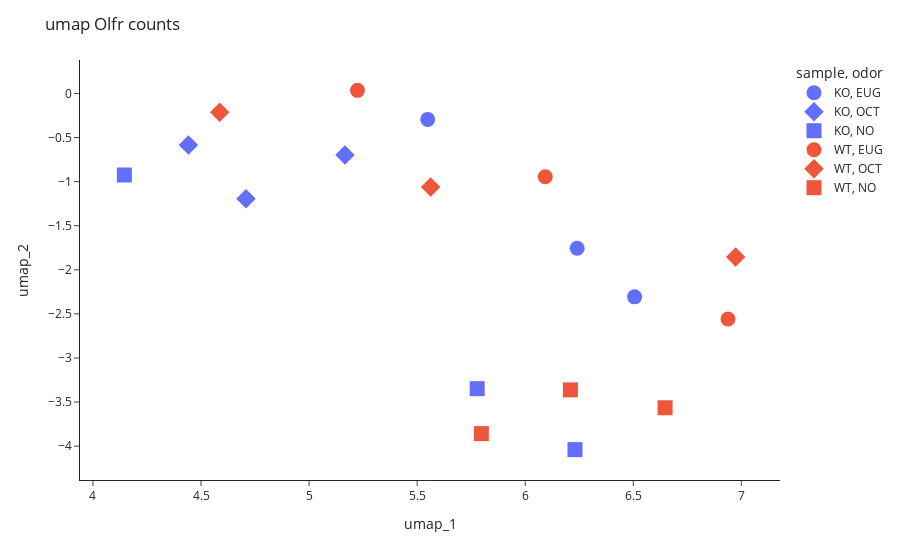
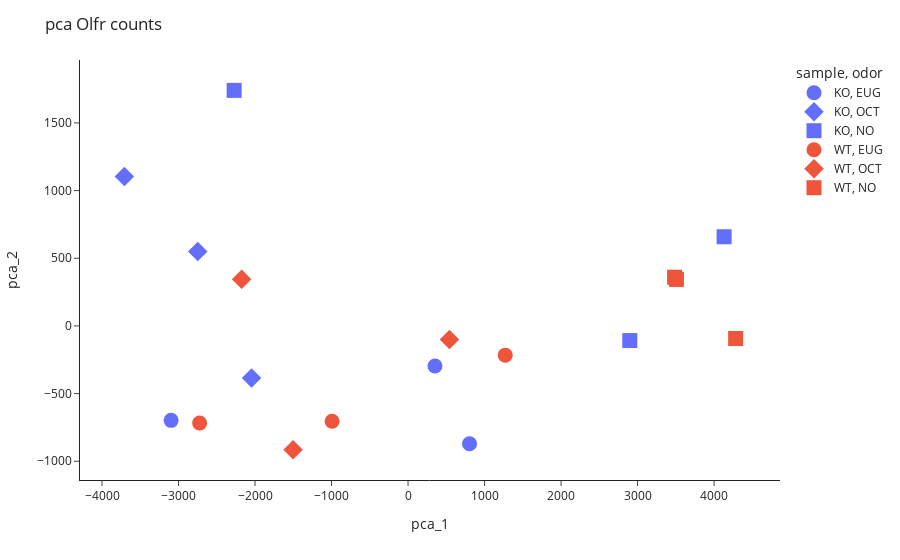

Here is the notebook cell these charts were saved with, in order:
### Code cell
fig = plot_tl.reduced_dimension_plot(count_df = Olfr_counts, 
                               reduction_method = 'umap')
fig.update_layout( title='umap Olfr counts')
fig.show()
fig.write_html('../output/Blobel-14375/Olfr_umap.html')
fig = plot_tl.reduced_dimension_plot(count_df = Olfr_counts, 
                               reduction_method = 'pca')
fig.update_layout( title='pca Olfr counts')
fig.show()
fig.write_html('../output/Blobel-14375/Olfr_pca.html')

### Figure 1 — Plotly figure (JSON) as saved in the notebook; plotly's stock layout.template omitted (floating-point values rounded to 4 significant figures)
{"data": [{"hovertemplate": "<b>%{hovertext}</b><br><br>sample=KO<br>odor=EUG<br>umap_1=%{x}<br>umap_2=%{y}<extra></extra>", "hovertext": ["KO_EUG_1", "KO_EUG_2", "KO_EUG_3"], "legendgroup": "KO, EUG", "marker": {"color": "#636efa", "size": 15, "symbol": "circle"}, "mode": "markers", "name": "KO, EUG", "orientation": "v", "showlegend": true, "type": "scatter", "x": [5.549, 6.241, 6.506], "xaxis": "x", "y": [-0.2942, -1.756, -2.307], "yaxis": "y"}, {"hovertemplate": "<b>%{hovertext}</b><br><br>sample=KO<br>odor=OCT<br>umap_1=%{x}<br>umap_2=%{y}<extra></extra>", "hovertext": ["KO_OCT_1", "KO_OCT_2", "KO_OCT_3"], "legendgroup": "KO, OCT", "marker": {"color": "#636efa", "size": 15, "symbol": "diamond"}, "mode": "markers", "name": "KO, OCT", "orientation": "v", "showlegend": true, "type": "scatter", "x": [5.166, 4.708, 4.442], "xaxis": "x", "y": [-0.6974, -1.194, -0.5845], "yaxis": "y"}, {"hovertemplate": "<b>%{hovertext}</b><br><br>sample=KO<br>odor=NO<br>umap_1=%{x}<br>umap_2=%{y}<extra></extra>", "hovertext": ["KO_NO_1", "KO_NO_2", "KO_NO_3"], "legendgroup": "KO, NO", "marker": {"color": "#636efa", "size": 15, "symbol": "square"}, "mode": "markers", "name": "KO, NO", "orientation": "v", "showlegend": true, "type": "scatter", "x": [4.145, 6.23, 5.778], "xaxis": "x", "y": [-0.925, -4.039, -3.349], "yaxis": "y"}, {"hovertemplate": "<b>%{hovertext}</b><br><br>sample=WT<br>odor=EUG<br>umap_1=%{x}<br>umap_2=%{y}<extra></extra>", "hovertext": ["WT_EUG_1", "WT_EUG_2", "WT_EUG_3"], "legendgroup": "WT, EUG", "marker": {"color": "#EF553B", "size": 15, "symbol": "circle"}, "mode": "markers", "name": "WT, EUG", "orientation": "v", "showlegend": true, "type": "scatter", "x": [6.093, 5.224, 6.938], "xaxis": "x", "y": [-0.9451, 0.03482, -2.559], "yaxis": "y"}, {"hovertemplate": "<b>%{hovertext}</b><br><br>sample=WT<br>odor=OCT<br>umap_1=%{x}<br>umap_2=%{y}<extra></extra>", "hovertext": ["WT_OCT_1", "WT_OCT_2", "WT_OCT_3"], "legendgroup": "WT, OCT", "marker": {"color": "#EF553B", "size": 15, "symbol": "diamond"}, "mode": "markers", "name": "WT, OCT", "orientation": "v", "showlegend": true, "type": "scatter", "x": [4.586, 6.974, 5.562], "xaxis": "x", "y": [-0.2123, -1.853, -1.062], "yaxis": "y"}, {"hovertemplate": "<b>%{hovertext}</b><br><br>sample=WT<br>odor=NO<br>umap_1=%{x}<br>umap_2=%{y}<extra></extra>", "hovertext": ["WT_NO_1", "WT_NO_2", "WT_NO_3"], "legendgroup": "WT, NO", "marker": {"color": "#EF553B", "size": 15, "symbol": "square"}, "mode": "markers", "name": "WT, NO", "orientation": "v", "showlegend": true, "type": "scatter", "x": [6.647, 5.797, 6.209], "xaxis": "x", "y": [-3.565, -3.858, -3.362], "yaxis": "y"}], "layout": {"autosize": true, "legend": {"title": {"text": "sample, odor"}, "tracegroupgap": 0}, "margin": {"t": 60}, "title": {"text": "umap Olfr counts"}, "xaxis": {"anchor": "y", "domain": [0, 1], "title": {"text": "umap_1"}}, "yaxis": {"anchor": "x", "domain": [0, 1], "title": {"text": "umap_2"}}}}

### Figure 2 — Plotly figure (JSON) as saved in the notebook; plotly's stock layout.template omitted (floating-point values rounded to 4 significant figures)
{"data": [{"hovertemplate": "<b>%{hovertext}</b><br><br>sample=KO<br>odor=EUG<br>pca_1=%{x}<br>pca_2=%{y}<extra></extra>", "hovertext": ["KO_EUG_1", "KO_EUG_2", "KO_EUG_3"], "legendgroup": "KO, EUG", "marker": {"color": "#636efa", "size": 15, "symbol": "circle"}, "mode": "markers", "name": "KO, EUG", "orientation": "v", "showlegend": true, "type": "scatter", "x": [-3097.0, 351.6, 803.4], "xaxis": "x", "y": [-697.5, -295.8, -870.9], "yaxis": "y"}, {"hovertemplate": "<b>%{hovertext}</b><br><br>sample=KO<br>odor=OCT<br>pca_1=%{x}<br>pca_2=%{y}<extra></extra>", "hovertext": ["KO_OCT_1", "KO_OCT_2", "KO_OCT_3"], "legendgroup": "KO, OCT", "marker": {"color": "#636efa", "size": 15, "symbol": "diamond"}, "mode": "markers", "name": "KO, OCT", "orientation": "v", "showlegend": true, "type": "scatter", "x": [-2045.0, -2749.0, -3708.0], "xaxis": "x", "y": [-384.2, 550.2, 1103.0], "yaxis": "y"}, {"hovertemplate": "<b>%{hovertext}</b><br><br>sample=KO<br>odor=NO<br>pca_1=%{x}<br>pca_2=%{y}<extra></extra>", "hovertext": ["KO_NO_1", "KO_NO_2", "KO_NO_3"], "legendgroup": "KO, NO", "marker": {"color": "#636efa", "size": 15, "symbol": "square"}, "mode": "markers", "name": "KO, NO", "orientation": "v", "showlegend": true, "type": "scatter", "x": [-2273.0, 4131.0, 2898.0], "xaxis": "x", "y": [1740.0, 658.8, -108.1], "yaxis": "y"}, {"hovertemplate": "<b>%{hovertext}</b><br><br>sample=WT<br>odor=EUG<br>pca_1=%{x}<br>pca_2=%{y}<extra></extra>", "hovertext": ["WT_EUG_1", "WT_EUG_2", "WT_EUG_3"], "legendgroup": "WT, EUG", "marker": {"color": "#EF553B", "size": 15, "symbol": "circle"}, "mode": "markers", "name": "WT, EUG", "orientation": "v", "showlegend": true, "type": "scatter", "x": [-993.0, -2724.0, 1270.0], "xaxis": "x", "y": [-704.7, -716.8, -215.8], "yaxis": "y"}, {"hovertemplate": "<b>%{hovertext}</b><br><br>sample=WT<br>odor=OCT<br>pca_1=%{x}<br>pca_2=%{y}<extra></extra>", "hovertext": ["WT_OCT_1", "WT_OCT_2", "WT_OCT_3"], "legendgroup": "WT, OCT", "marker": {"color": "#EF553B", "size": 15, "symbol": "diamond"}, "mode": "markers", "name": "WT, OCT", "orientation": "v", "showlegend": true, "type": "scatter", "x": [-2175.0, 541.0, -1503.0], "xaxis": "x", "y": [344.9, -100.5, -914.0], "yaxis": "y"}, {"hovertemplate": "<b>%{hovertext}</b><br><br>sample=WT<br>odor=NO<br>pca_1=%{x}<br>pca_2=%{y}<extra></extra>", "hovertext": ["WT_NO_1", "WT_NO_2", "WT_NO_3"], "legendgroup": "WT, NO", "marker": {"color": "#EF553B", "size": 15, "symbol": "square"}, "mode": "markers", "name": "WT, NO", "orientation": "v", "showlegend": true, "type": "scatter", "x": [4281.0, 3508.0, 3483.0], "xaxis": "x", "y": [-92.8, 343.6, 359.7], "yaxis": "y"}], "layout": {"autosize": true, "legend": {"title": {"text": "sample, odor"}, "tracegroupgap": 0}, "margin": {"t": 60}, "title": {"text": "pca Olfr counts"}, "xaxis": {"anchor": "y", "domain": [0, 1], "title": {"text": "pca_1"}}, "yaxis": {"anchor": "x", "domain": [0, 1], "title": {"text": "pca_2"}}}}
